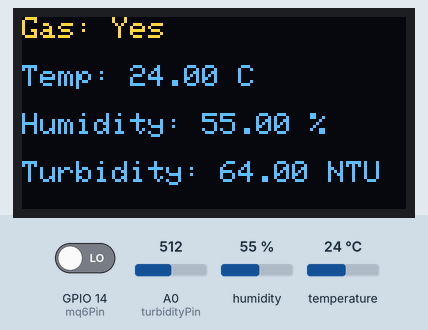
Bench run of a sketch on a simulated ESP8266 (NodeMCU). Parts: 128×64 one-colour display. Inputs (shaded band) come from the test bench; at power-on: humidity 55 %, GPIO 14 (mq6Pin) LOW, A0 (turbidityPin) = 512, temperature 24 °C. The OLED is the two-colour kind (top 16 rows yellow); WiFi joins after 1.5 s; servers stay silent unless stated; what the sketch prints to the serial monitor is not drawn.

Above: at 3.0 s.
3.1 s: humidity set to 22 %
At 4.8 s:
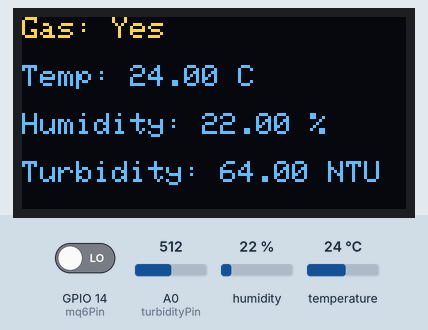
5.4 s: GPIO 14 (mq6Pin) driven HIGH
At 7.0 s:
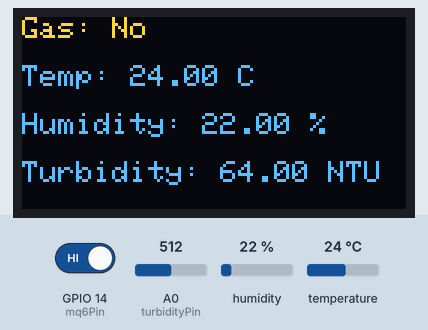
7.5 s: A0 (turbidityPin) set to 716
At 9.2 s:
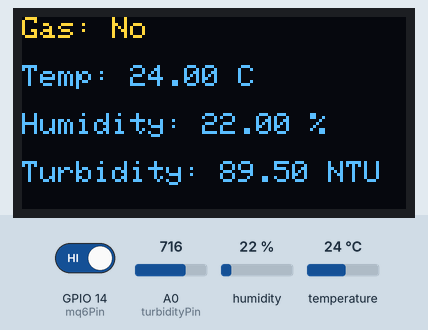
9.6 s: temperature set to 12 °C
At 11.4 s:
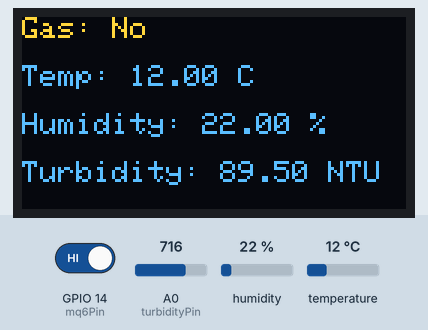
11.7 s: A0 (turbidityPin) set to 900
At 13.5 s:
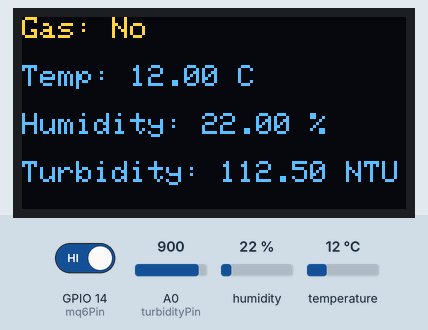
13.8 s: GPIO 14 (mq6Pin) driven LOW
At 15.8 s:
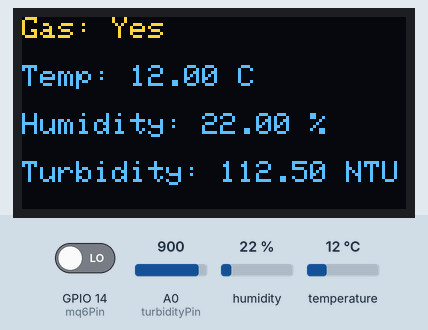
Timing chart, 0 to 16.8 s (numbered marks = the images above; inputs shaded):
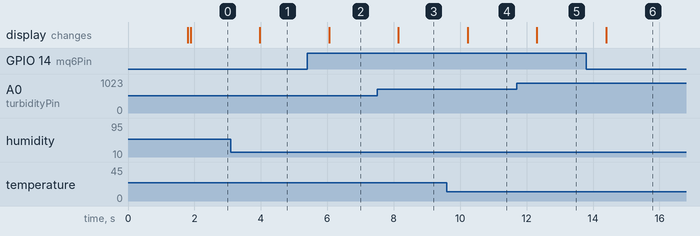

Measured:
- after the input at 3.1 s, the display: changes after 0.87 s (image 1)
- after the input at 5.4 s, the display: changes after 0.66 s (image 2)
- after the input at 7.5 s, the display: changes after 0.64 s (image 3)
- after the input at 9.6 s, the display: changes after 0.62 s (image 4)
- after the input at 11.7 s, the display: changes after 0.61 s (image 5)
- after the input at 13.8 s, the display: changes after 0.59 s (image 6)

The sketch:

Turbidity_and_Air_Quality_Monitor.ino
```cpp
#define BLYNK_PRINT Serial

#define BLYNK_TEMPLATE_ID "TMPL3owAyTCrj"
#define BLYNK_TEMPLATE_NAME "Monitoring System"
#define BLYNK_AUTH_TOKEN "6QreQKr5VeLH0QdF0HmWtIS49UT4Z4Q7"

#include <ESP8266WiFi.h>
#include <BlynkSimpleEsp8266.h>
#include <DHT.h>
#include <Wire.h>
#include <Adafruit_GFX.h>
#include <Adafruit_SSD1306.h>

char ssid[] = "Teja";
char pass[] = "Teja153624";

const int mq6Pin = 14;
const int turbidityPin = A0;
#define DHTPIN 13
#define DHTTYPE DHT11

const float m = 0.125;
const float b = 0.0;

DHT dht(DHTPIN, DHTTYPE);

#define SCREEN_WIDTH 128
#define SCREEN_HEIGHT 64
#define OLED_RESET -1
Adafruit_SSD1306 display(SCREEN_WIDTH, SCREEN_HEIGHT, &Wire, OLED_RESET);

int fontSize = 1;

void setup() {
  Serial.begin(115200);
  Blynk.begin(BLYNK_AUTH_TOKEN, ssid, pass);
  dht.begin();

  if (!display.begin(SSD1306_SWITCHCAPVCC, 0x3C)) {
    Serial.println(F("SSD1306 allocation failed"));
    for (;;);
  }

  display.clearDisplay();
  display.setTextColor(SSD1306_WHITE);
}

void loop() {
  Blynk.run();

  int mq6Value = digitalRead(mq6Pin);
  int gasDetected = (mq6Value == HIGH) ? 0 : 1;

  float temperature = dht.readTemperature();
  float humidity = dht.readHumidity();

  if (isnan(temperature) || isnan(humidity)) {
    Serial.println("Failed to read from DHT sensor!");
    return;
  }

  int turbidityValue = analogRead(turbidityPin);
  float ntuValue = m * turbidityValue + b;

  Blynk.virtualWrite(V0, gasDetected);
  Blynk.virtualWrite(V1, temperature);
  Blynk.virtualWrite(V2, humidity);
  Blynk.virtualWrite(V3, ntuValue);

  Serial.print("Gas Detected: ");
  Serial.print(gasDetected);
  Serial.print(" | Temperature: ");
  Serial.print(temperature);
  Serial.print(" °C | Humidity: ");
  Serial.print(humidity);
  Serial.print(" | Turbidity Value (ADC): ");
  Serial.print(turbidityValue);
  Serial.print(" | NTU: ");
  Serial.println(ntuValue);

  display.clearDisplay();
  display.setTextSize(fontSize);

  display.setCursor(0, 0);
  display.print("Gas: ");
  display.println(gasDetected ? "Yes" : "No");

  display.setCursor(0, 16);
  display.print("Temp: ");
  display.print(temperature);
  display.println(" C");

  display.setCursor(0, 32);
  display.print("Humidity: ");
  display.print(humidity);
  display.println(" %");

  display.setCursor(0, 48);
  display.print("Turbidity: ");
  display.print(ntuValue);
  display.println(" NTU");

  display.display();

  delay(1000);

}
```
